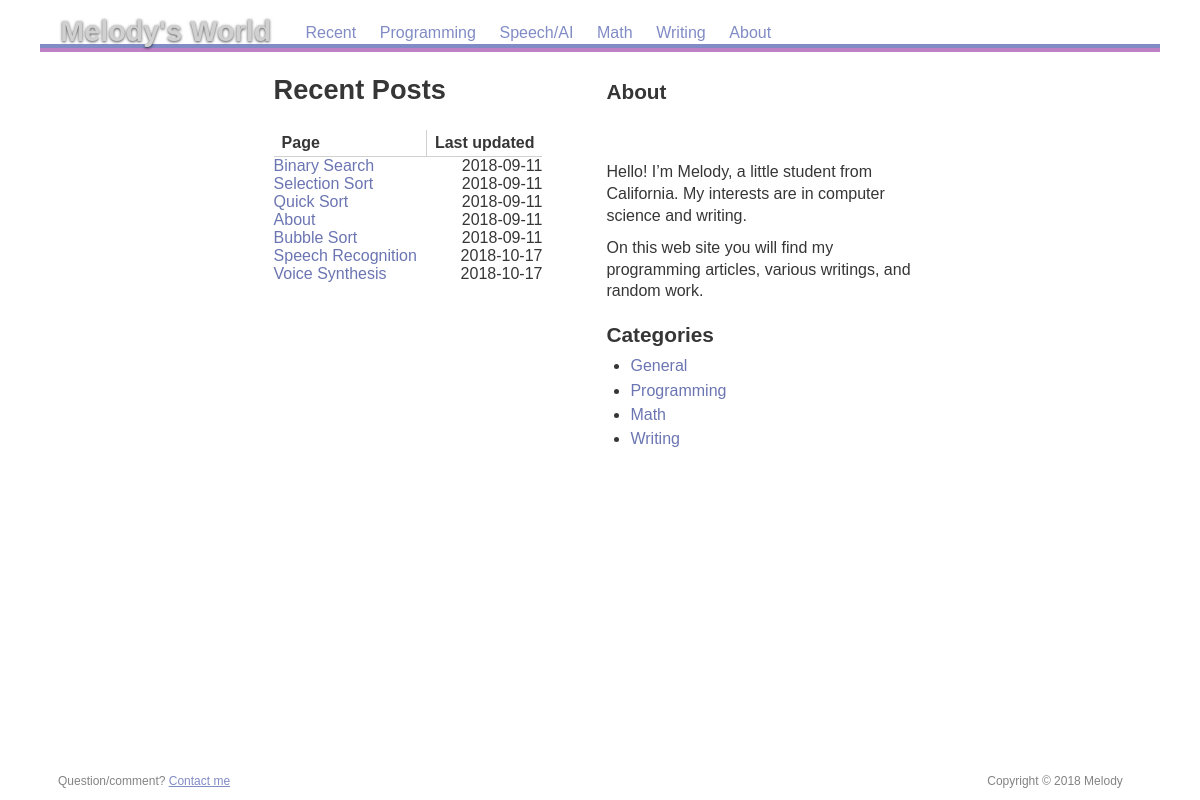
Before: /recent with the older database file.
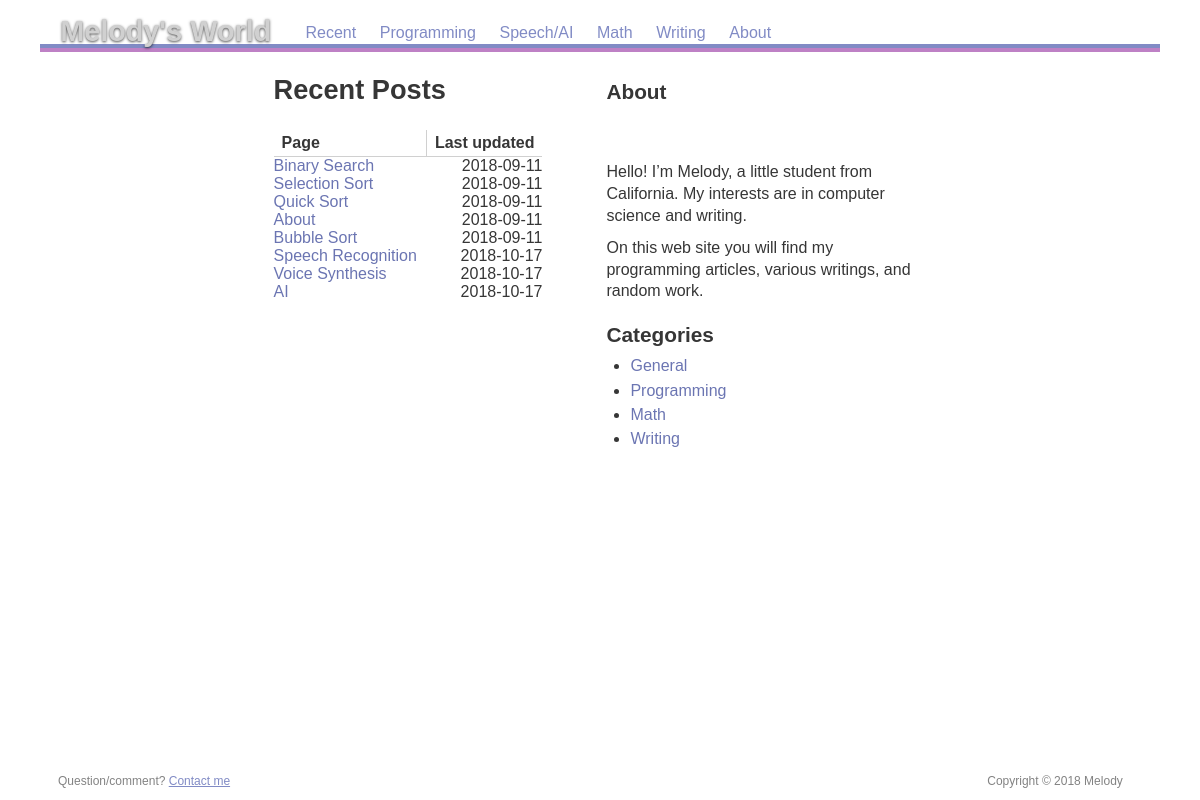
After: the same page with the newer database file.
### app/models.py (models this page shows, shortened)
class Post(db.Model):
    __tablename__ = "posts"
    id = db.Column(db.Integer, primary_key=True)
    title = db.Column(db.String, nullable=False)
    slug = db.Column(db.String(255), nullable=False)
    body  = db.Column(db.String,unique=True, nullable=False)
    created_on = db.Column(db.DateTime(), default=datetime.utcnow)
    updated_on = db.Column(db.DateTime(), default=datetime.utcnow, onupdate=datetime.utcnow)
    category_id = db.Column(db.Integer, db.ForeignKey('categories.id'))

### app/__init__.py (the view)
@app.route("/recent")
def recent():
    results = []
    posts_qry = db.session.query(Post)
    articles = posts_qry.all()
    if not articles:
        flash('No posts found!')
        return redirect('/')
    else:
        return render_template('recent.html', posts = articles)

### app/templates/recent.html (shortened to what this page needs)
{% extends "base.html" %}
{% block content %}
<div id="maintable">
	<div>
	<h1>Recent Posts</h1>
	<table id="recentpages">
		<thead>
			<tr>
				<th>Page</th>
				<th>Last updated</th>
			</tr>
		</thead>
		<tbody>
		 {% for post in posts %}
		 <tr><td><a href="/page/{{post.slug}}">{{post.title}}</a></td><td><time>{{post.updated_on.strftime('%Y-%m-%d') }}</time></td></tr>
		 {% endfor %}
		</tbody>
	</table>
</div>
<div>
	<h2>About</h2>
 <br>
  <br>
		<p>Hello! I’m Melody, a little student from California. My interests are in computer science and writing.</p>
		<p>On this web site you will find my programming articles, various writings, and random work.</p>
		<section id="categories">
			<h2>Categories</h2>
			<ul>
				<li><a href="/category/general">General</a></li>
				<li><a href="/category/programming">Programming</a></li>
				<li><a href="/category/math">Math</a></li>
				<li><a href="/category/writing">Writing</a></li>
			</ul>
		</section>
	</div>
</div>
 {% endblock %}

### app/templates/base.html (shortened to what this page needs)
<!DOCTYPE html>
<html xmlns="http://www.w3.org/1999/xhtml" xml:lang="en" lang="en">
<head>
        <link rel="stylesheet" href="{{ url_for('static', filename='res/css/common.css') }}" media="all">
        <link rel="stylesheet" href="{{ url_for('static', filename='res/css/screen.css') }}" media="screen">
        <link rel="stylesheet" href="{{ url_for('static', filename='res/css/print.css') }}" media="print">
</head>
<header><h1><a href="/">Melody's  World</a></h1><nav id="headnav">
<ul>
<li><a href="/recent">Recent</a></li>
<li><a href="/category/programming">Programming</a></li>
<li><a href="/page/speech-ai">Speech/AI</a></li>
<li><a href="/category/math">Math </a></li>
<li><a href="/category/writing">Writing</a></li>
<li><a href="/page/about">About</a></li>
</ul></nav></header>
<hr/>
<body>
<div id="main">
<article>
 {% block content %}
 {% endblock %}
</article>
</div>
<footer id="feedback">
	<p>Question/comment? <a href="/page/about#contact">Contact me</a></p>
	<p><a href="/page/about#copyright" id="copyrightlink" title="Copyright information">Copyright © 2018 Melody</a></p>
</footer>
</body>
</html>

### app/static/res/css/common.css (style rules this page uses)
html { margin: 0; padding: 0; border: none; text-indent: 0; tab-size: 4; -moz-tab-size: 4; }
body, h1, h2, h3, p, pre, blockquote, hr, ul, ol, li, dl, dt, dd, table, thead, tbody, tfoot, tr, th, td, img, object, iframe, abbr { margin: 0; padding: 0; border: none; background: transparent; font-size: inherit; font-weight: inherit; line-height: inherit; text-indent: inherit; }
hr { display: none; }
header, nav, article, section, footer { display: block; }
time { display: inline; }
article table { display: block; }
article td, article th { vertical-align: top; }

### app/static/res/css/screen.css (style rules this page uses)
html { height: 100%; background-color: #ffffff; background-repeat: repeat; background-size: 41.7em; font-family: "Avenir LT Std", sans-serif; color: #000000; }
body { max-width: 70em; min-height: 100%; margin-left: auto; margin-right: auto; display: flex; flex-direction: column; }
#main { flex-grow: 1; flex-shrink: 1; display: flex; flex-direction: row; }
article { min-width: 20em; flex-grow: 1; flex-shrink: 1; padding: 0em 1.5em 1.0em; background-color: #FFFFFF; color: #363636; overflow-x: auto; }
#feedback { padding: 1.0em 1.5em 1.0em; display: flex; flex-direction: row; justify-content: space-between; font-size: 75%; color: #838383; }
header a { text-decoration: none; color: inherit; transition: color 0.20s linear; }
header h1 { display: inline-block; padding: 0.5em 0.7em 0em; position: relative; top: 0.10em; font-size: 180%; font-weight: bold; line-height: 1; color: #D0D0D0; text-shadow: 0em 0.05em 0.1em rgba(0,0,0,0.7); }
header + hr { display: block; border-top: 0.3em solid #818BC5; border-bottom: 0.3em solid #BE81C5; }
#headnav, #headnav ul, #headnav li { display: inline; }
#headnav ul { list-style-type: none; }
#headnav a { display: inline-block; padding: 0.3em 0.6em 0.1em; text-decoration: none; border-top-left-radius: 0.5em; border-top-right-radius: 0.5em; transition: background-color 0.15s linear; }
#headnav a:link, footer a:link { color: #818BC5; }
article h1 { margin-top: 0.8em; margin-bottom: 0.8em; text-align: left; font-size: 170%; font-weight: bold; }
article h2 { margin-top: 1.0em; margin-bottom: 0.5em; font-size: 130%; font-weight: bold; }
article p { max-width: 35em; margin: 0.7em 0em; line-height: 1.35; }
article ul { margin: 0.5em 0em 1.0em; }
article li { margin: 0.4em 0em 0.4em 1.5em; }
article table { margin: 1.5em 0em; border-collapse: collapse; }
article td, article th { padding: 0.25em 0.5em; border: 1px solid #D0D0D0; }
article th { font-weight: bold; text-align: center; }
article a:link { color: #6B75B2; }
#copyrightlink, #datelink { color: inherit; text-decoration: none; }
#feedback > p:nth-child(2) { margin-left: 1.6em; margin-right: 1.6em; }
@media (min-width: 70em) { article { border-bottom-left-radius: 0.5em; } }
@media (min-width: 70em) { #main > *:last-child { border-bottom-right-radius: 0.5em; } }

### app/static/res/css/print.css (style rules this page uses)
html { font-family: "Times New Roman", serif; max-width: 60em; margin-left: auto; margin-right: auto; }
h1, h2, h3 { font-family: "Avenir LT Std", sans-serif; }
h1 { margin-top: 1.0em; margin-bottom: 1.0em; text-align: center; font-size: 140%; font-weight: bold; }
h2 { margin-top: 1.5em; margin-bottom: 0.8em; font-size: 120%; font-weight: bold; }
p { max-width: 35em; margin: 0.8em 0em; text-align: justify; line-height: 1.2; hyphens: auto; }
ul { margin: 0.5em 0em 1.0em; }
li { margin: 0.5em 0em 0.5em 1.5em; }
table { margin: 1.5em 0em; border-collapse: collapse; }
td, th { padding: 0.3em 0.5em; border: 1px solid #808080; }
header h1 { border-bottom: 1px solid #000000; text-align: right; font-size: 80%; font-weight: normal; }
header a { text-decoration: none; color: inherit; }
#headnav, #sidebar, article > nav { display: none; }
#copyrightlink, #datelink { color: inherit; text-decoration: none; }
#feedback { margin-top: 1em; font-size: 70%; display: flex; flex-direction: row; justify-content: space-between; }
#feedback > p { padding: 0em 1.0em; }
#feedback > p:first-child { padding-left: 0em; }
#feedback > p:last-child { padding-right: 0em; }

Changed rows visible on the page:
added Post: title "AI", updated_on "2018-10-17"
